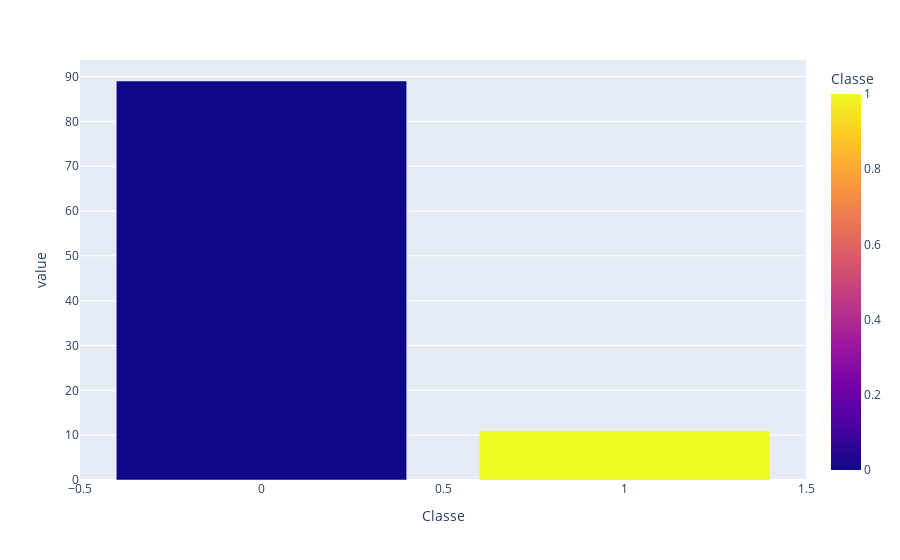

The notebook cell saved with this chart:
### Code cell
percentual_target = contagem_target / len(df_transacoes) * 100
px.bar(percentual_target, color=percentual_target.index, )

### Figure 1 — Plotly figure (JSON) as saved in the notebook; plotly's stock layout.template omitted (floating-point values rounded to 4 significant figures)
{"data": [{"hovertemplate": "Classe=%{marker.color}<br>value=%{y}<extra></extra>", "legendgroup": "", "marker": {"color": [0, 1], "coloraxis": "coloraxis", "pattern": {"shape": ""}}, "name": "", "orientation": "v", "showlegend": false, "textposition": "auto", "type": "bar", "x": [0, 1], "xaxis": "x", "y": [89.0, 11.0], "yaxis": "y"}], "layout": {"barmode": "relative", "coloraxis": {"colorbar": {"title": {"text": "Classe"}}, "colorscale": [[0, "#0d0887"], [0.1111, "#46039f"], [0.2222, "#7201a8"], [0.3333, "#9c179e"], [0.4444, "#bd3786"], [0.5556, "#d8576b"], [0.6667, "#ed7953"], [0.7778, "#fb9f3a"], [0.8889, "#fdca26"], [1, "#f0f921"]]}, "legend": {"tracegroupgap": 0}, "margin": {"t": 60}, "xaxis": {"anchor": "y", "domain": [0, 1], "title": {"text": "Classe"}}, "yaxis": {"anchor": "x", "domain": [0, 1], "title": {"text": "value"}}}}
